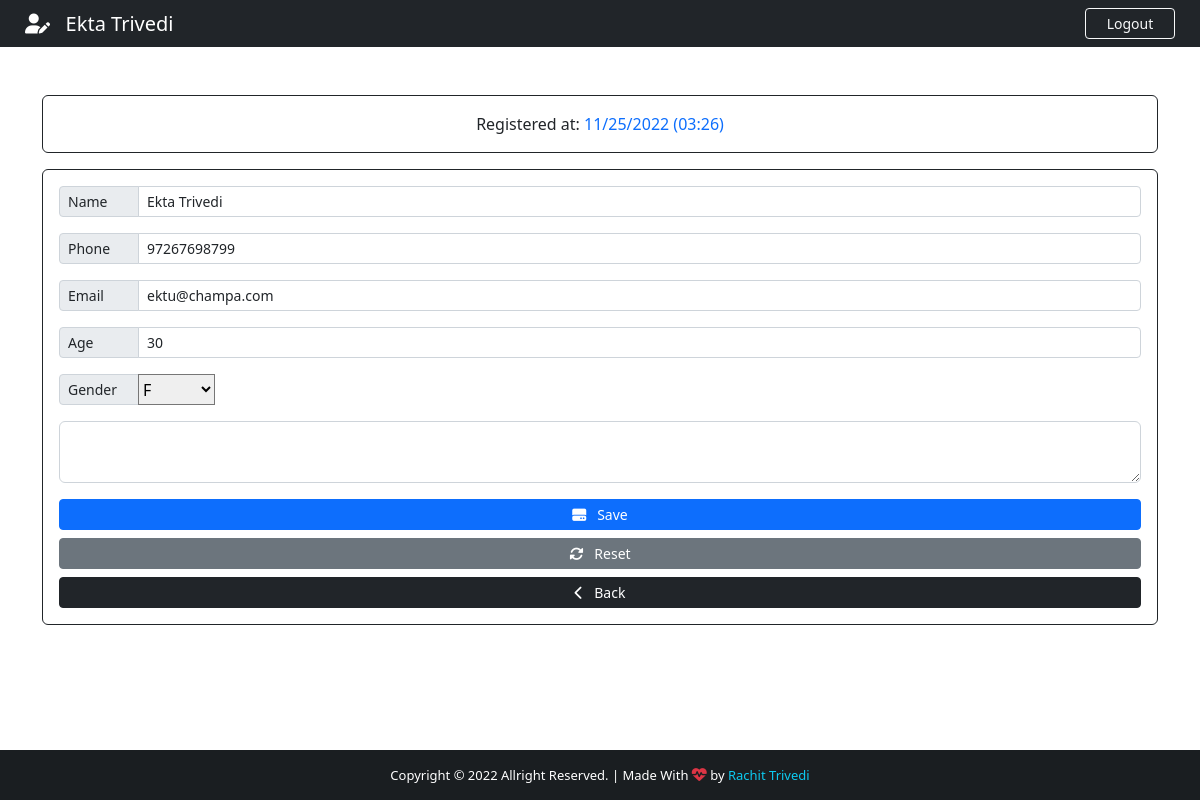
Page /patient/9 (signed in) on the committed database.
### App/models.py (models this page shows, shortened)
class Patient(models.Model):
    GENDER = {
        ('F', 'F'),
        ('M', 'M'),
    }
    id = models.IntegerField(primary_key=True)
    name = models.CharField(max_length=100)
    phone = models.CharField(max_length=100)
    email = models.CharField(max_length=100)
    age = models.CharField(max_length=100)
    gender = models.CharField(max_length=100, null=True, choices=GENDER)
    note = models.TextField(blank=True)
    created_at = models.DateTimeField(auto_now_add=True)

### App/views.py (the view)
# urls.py: path('patient/<str:patient_id>', views.patient, name="patient"),
@cache_control(no_cache=True, must_revalidate=True, no_store=True)
@login_required(login_url='login')
def patient(request, patient_id):
    patient = Patient.objects.get(id = patient_id)
    if patient != None:
        return render(request, "edit.html", {"patient": patient})

### App/templates/edit.html (shortened to what this page needs)
{% extends 'add.html' %}
{% block navbar-content %}
    <i class="fa-solid fa-user-edit"></i>&nbsp;&nbsp; {{ patient.name }}
{% endblock navbar-content %}
{% block card-title %}
    Registered at: <span class="text-primary">{{ patient.created_at | date:'m/d/Y (H:i)' }}</span>
{% endblock card-title %}
{% block Btn-content %} <i class="fas fa-hard-drive"></i>&nbsp;&nbsp; Save {% endblock Btn-content %}
{% block Btn-reset %}
<button title="reset" class="btn btn-secondary btn-sm"><i class="fas fa-sync-alt"></i>&nbsp;&nbsp; Reset</button>
{% endblock Btn-reset %}
{% block Action %} action="/edit_patient" {% endblock Action %}
{% block Value-name %} value="{{ patient.name }}" {% endblock Value-name %}
{% block Value-phone %} value="{{ patient.phone }}" {% endblock Value-phone %}
{% block Value-email %} value="{{ patient.email }}" {% endblock Value-email %}
{% block Value-age %} value="{{ patient.age }}" {% endblock Value-age %}
{% block option %} <option value="" style="background-color: #d3d3d3; color: #007bff;">{{ patient.gender }}</option> {% endblock option %}
{% block Value-gender %} value="{{ patient.gender }}" {% endblock Value-gender %}
{% block Value-note %} {{ patient.note }} {% endblock Value-note %}

### App/templates/add.html (shortened to what this page needs)
{% extends 'base.html' %}
{% block nav-btn %}
    <a href="{% url 'logout' %}" class="btn btn-outline-danger text-light border-light btn-sm" id="btn-nav">Logout</a>
{% endblock nav-btn %}
{% block content %}
    <div class="container">
        <div class="row">
            <div class="col-lg-12">
                <div class="card card-body border-dark mt-5">
                    <span class="text-center">{% block card-title %} FILL THE FORM BELOW {% endblock card-title %}</span>
                </div>
                <form {% block Action %} action="/add_patient" {% endblock Action %} method="post" enctype="multipart/form-data" class="card p-3 border-dark mt-3">
                    <div class="input-group input-group-sm mb-3">
                        <span class="input-group-text side-label">Name</span>
                        <input type="text" class="form-control" name="name" id="name" placeholder="Patient Name" required {% block Value-name %} {% endblock Value-name %}>
                    </div>
                    <div class="input-group input-group-sm mb-3">
                        <span class="input-group-text side-label">Phone</span>
                        <input type="text" class="form-control" name="phone" id="phone" placeholder="Patient Phone" required {% block Value-phone %} {% endblock Value-phone %}>
                    </div>
                    <div class="input-group input-group-sm mb-3">
                        <span class="input-group-text side-label">Email</span>
                        <input type="text" class="form-control" name="email" id="email" placeholder="Patient Email" required {% block Value-email %} {% endblock Value-email %}>
                    </div>
                    <div class="input-group input-group-sm mb-3">
                        <span class="input-group-text side-label">Age</span>
                        <input type="text" class="form-control" name="age" id="age" maxlength="3" placeholder="Patient Age" required {% block Value-age %} {% endblock Value-age %}>
                    </div>
                    <div class="input-group input-group-sm mb-3">
                        <label class="input-group-text side-label" for="gender">Gender</label>
                        <select name="gender" id="gender" required {% block Value-gender %} {% endblock Value-gender %}>
                            {% block option %}{% endblock option %}
                        </select>
                    </div>
                    <div class="form-group">
                        <textarea name="note" id="note" class="form-control" placeholder="Description is Optional">{% block Value-note %} {% endblock Value-note %}</textarea>
                    </div>
                    <div class="d-grid gap-2 mt-3">
                        <button type="submit" class="btn btn-primary btn-sm">
                           {% block Btn-content %} <i class="fas fa-plus"></i>&nbsp;&nbsp; Add {% endblock Btn-content %}
                        </button>
                        {% block Btn-reset %}{% endblock Btn-reset %}
                        <a href="{% url 'backend' %}" class="btn btn-dark btn-sm"><i class="fas fa-chevron-left"></i>&nbsp;&nbsp; Back</a>
                    </div>
                </form>
            </div>
        </div>
    </div>
{% endblock content %}

### App/static/css/style.css (style rules this page uses)
html, body { height: 100%; margin: 0; max-width: 100%; overflow: hidden; }
#btn-nav { width: 90px; float: right; margin-right: 25px; }
.side-label { width: 80px; }

### rows in the picture
Patient: name "Ekta Trivedi", created_at "11/25/2022 (03:26)", phone "97267698799", email "ektu@champa.com", age "30", gender "F"
